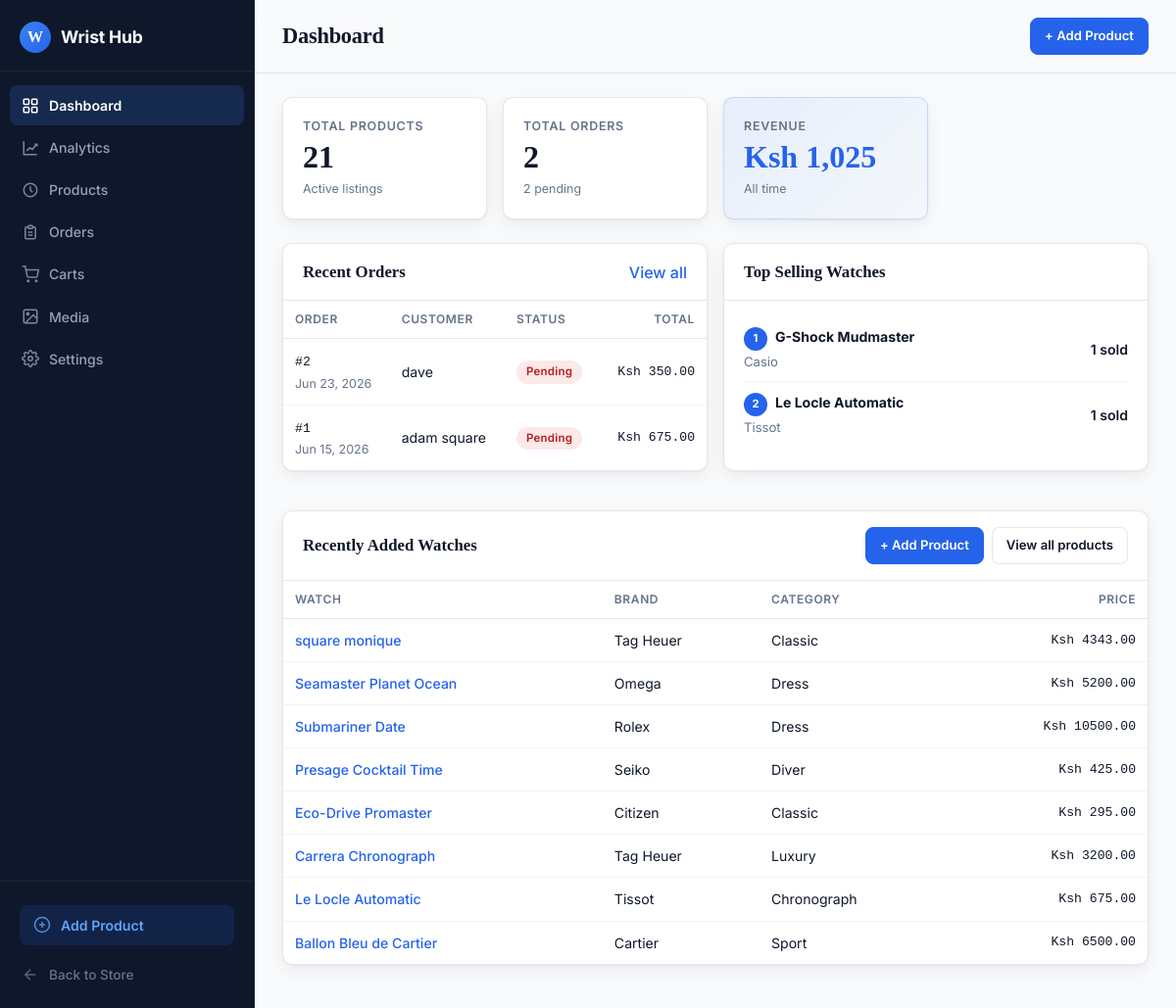
The app's page /panel/dashboard/, older data.
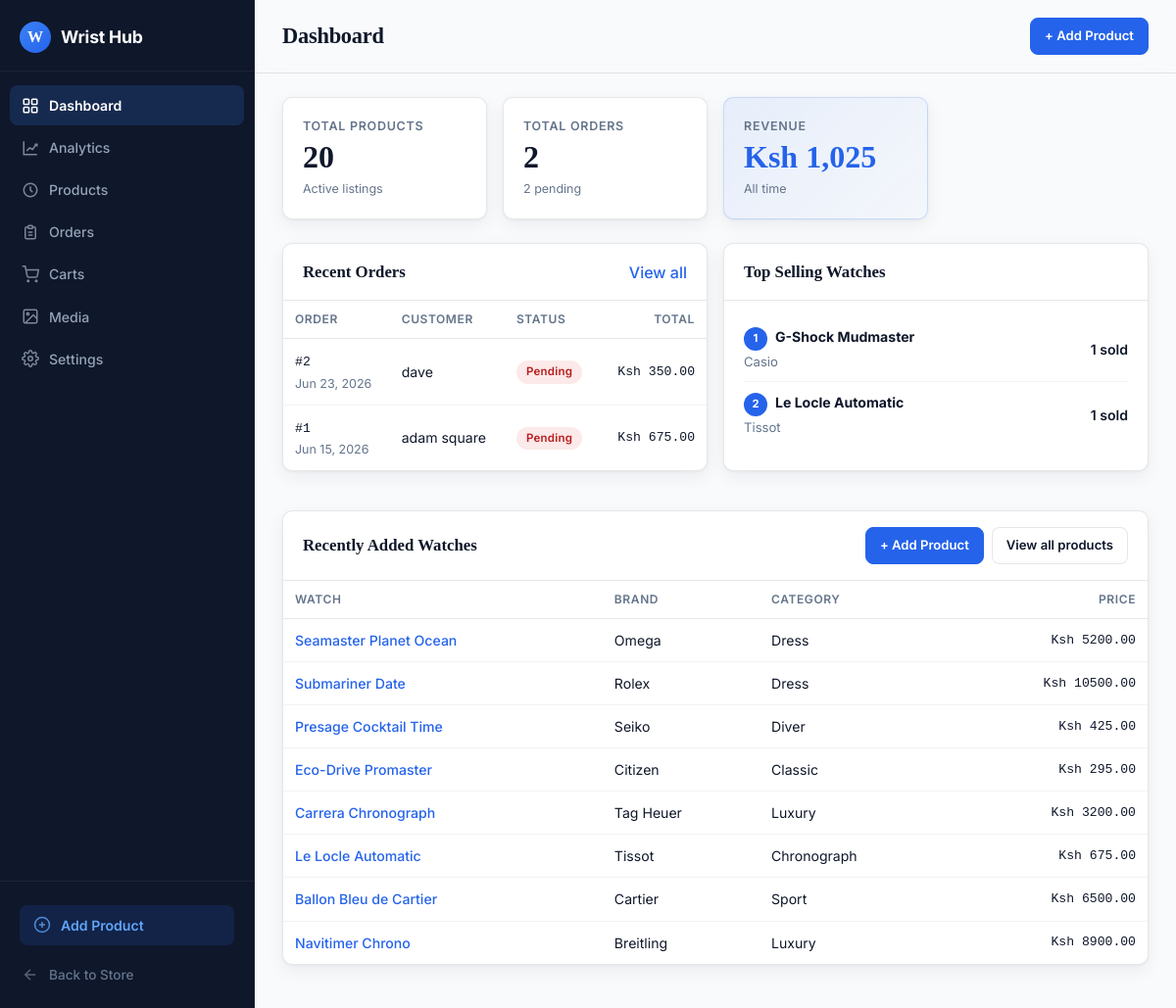
The same page, newer data.
### wshop/models.py (models this page shows, shortened)
class Order(models.Model):
    STATUS_CHOICES = [
        ("pending", "Pending"),
        ("paid", "Paid"),
        ("processing", "Processing"),
        ("shipped", "Shipped"),
        ("delivered", "Delivered"),
        ("cancelled", "Cancelled"),
    ]
    user = models.ForeignKey(
        settings.AUTH_USER_MODEL,
        on_delete=models.SET_NULL,
        related_name="orders",
        blank=True,
        null=True,
    )
    full_name = models.CharField(max_length=120)
    email = models.EmailField()
    phone = models.CharField(max_length=30)
    address = models.CharField(max_length=255)
    city = models.CharField(max_length=100)
    postal_code = models.CharField(max_length=20)
    country = models.CharField(max_length=100)
    status = models.CharField(max_length=20, choices=STATUS_CHOICES, default="pending")
    total = models.DecimalField(
        max_digits=10,
        decimal_places=2,
        validators=[MinValueValidator(0)],
    )
    created_at = models.DateTimeField(auto_now_add=True)
    updated_at = models.DateTimeField(auto_now=True)
    class Meta:
        ordering = ["-created_at"]

class Watch(models.Model):
    MODEL_CHOICES = [
        ("classic", "Classic"),
        ("sport", "Sport"),
        ("luxury", "Luxury"),
        ("dress", "Dress"),
        ("diver", "Diver"),
        ("chronograph", "Chronograph"),
        ("vandross", "Vandross"),
    ]
    GENDER_CHOICES = [
        ("men", "Men"),
        ("women", "Women"),
        ("unisex", "Unisex"),
    ]
    MOVEMENT_CHOICES = [
        ("automatic", "Automatic"),
        ("quartz", "Quartz"),
        ("mechanical", "Mechanical"),
        ("solar", "Solar"),
        ("smart", "Smart"),
    ]
    STRAP_CHOICES = [
        ("leather", "Leather"),
        ("metal", "Metal"),
        ("rubber", "Rubber"),
        ("fabric", "Fabric"),
        ("ceramic", "Ceramic"),
    ]
    STRAP_COLOR_CHOICES = [
        ("silver", "Silver"),
        ("gold", "Gold"),
        ("rose_gold", "Rose Gold"),
        ("black", "Black"),
        ("brown", "Brown"),
        ("blue", "Blue"),
        ("white", "White"),
    ]
    name = models.CharField(max_length=160)
    slug = models.SlugField(max_length=180, unique=True)
    brand = models.ForeignKey(Brand, on_delete=models.PROTECT, related_name="watches")
    category = models.ForeignKey(
        Category,
        on_delete=models.PROTECT,
        related_name="watches",
    )
    model = models.CharField(max_length=30, choices=MODEL_CHOICES, default="classic")
    gender = models.CharField(max_length=10, choices=GENDER_CHOICES, default="unisex")
    movement = models.CharField(max_length=20, choices=MOVEMENT_CHOICES)
    strap_material = models.CharField(max_length=20, choices=STRAP_CHOICES)
    strap_color = models.CharField(
        max_length=20,
        choices=STRAP_COLOR_CHOICES,
        default="silver",
    )
    case_size_mm = models.PositiveSmallIntegerField()
    water_resistance_m = models.PositiveSmallIntegerField(default=0)
    price = models.DecimalField(
        max_digits=10,
        decimal_places=2,
        validators=[MinValueValidator(0)],
    )
    discount_price = models.DecimalField(
        max_digits=10,
        decimal_places=2,
        validators=[MinValueValidator(0)],
        blank=True,
        null=True,
    )
    sku = models.CharField(max_length=60, unique=True)
    featured = models.BooleanField(default=False)
    is_active = models.BooleanField(default=True)
    created_at = models.DateTimeField(auto_now_add=True)
    updated_at = models.DateTimeField(auto_now=True)
    class Meta:
        ordering = ["-created_at"]

class Brand(models.Model):
    name = models.CharField(max_length=100, unique=True)
    slug = models.SlugField(max_length=120, unique=True)
    is_active = models.BooleanField(default=True)
    created_at = models.DateTimeField(auto_now_add=True)
    class Meta:
        ordering = ["name"]

class Category(models.Model):
    name = models.CharField(max_length=100, unique=True)
    slug = models.SlugField(max_length=120, unique=True)
    image = models.ImageField(upload_to="categories/", blank=True, null=True)
    is_active = models.BooleanField(default=True)
    created_at = models.DateTimeField(auto_now_add=True)
    class Meta:
        verbose_name_plural = "Categories"
        ordering = ["name"]

### wshop/views_admin.py (the view)
# urls.py: path("panel/dashboard/", views_admin.admin_dashboard, name="panel-dashboard"),
def admin_dashboard(request):
    total_products = Watch.objects.filter(is_active=True).count()
    total_orders = Order.objects.count()
    pending_orders = Order.objects.filter(status="pending").count()
    total_revenue = Order.objects.aggregate(Sum("total"))["total__sum"] or 0
    recent_orders = Order.objects.select_related("user").order_by("-created_at")[:8]
    top_products = (
        OrderItem.objects.values("watch__name", "watch__brand__name", "watch__slug")
        .annotate(total_sold=Sum("quantity"))
        .order_by("-total_sold")[:6]
    )
    recent_watches = Watch.objects.filter(is_active=True).select_related("brand").order_by("-created_at")[:8]
    context = {
        "total_products": total_products,
        "total_orders": total_orders,
        "pending_orders": pending_orders,
        "total_revenue": total_revenue,
        "recent_orders": recent_orders,
        "top_products": top_products,
        "recent_watches": recent_watches,
        "dashboard_title": "Dashboard",
        "dashboard_active": True,
    }
    return render(request, "panel/dashboard.html", context)

### wshop/analytics.py (called while the page is built)
def should_track_request(request):
    if request.path.startswith(("/admin/", "/panel/", "/static/", "/media/")):
        return False
    if request.path in {"/cart/count/"}:
        return False
    if request.method not in {"GET", "POST"}:
        return False
    return True

### wshop/templatetags/admin_extras.py (called while the page is built)
@register.filter
def intcomma(value):
    try:
        value = int(value)
        return f"{value:,}"
    except (TypeError, ValueError):
        return value

### wshop/templates/panel/dashboard.html (shortened to what the changed rows need)
{% extends "panel/base.html" %}
{% load admin_extras %}
{% block content %}
<div class="stats-grid">
    <div class="stat-card">
        <span class="stat-label">Total Products</span>
        <span class="stat-value">{{ total_products }}</span>
        <span class="stat-change">Active listings</span>
    </div>
</div>
<div class="grid-2">
    <div class="card">
        <div class="table-wrap">
            <table>
                <thead>
                    <tr>
                        <th>Order</th>
                        <th>Customer</th>
                        <th>Status</th>
                        <th class="text-right">Total</th>
                    </tr>
                </thead>
                <tbody>
                    {% for order in recent_orders %}
                    <tr>
                        <td>
                            <span class="font-mono">#{{ order.id }}</span>
                            <br>
                            <span class="text-muted" style="font-size:0.78rem;">{{ order.created_at|date:"M d, Y" }}</span>
                        </td>
                        <td>{{ order.full_name }}</td>
                        <td>
                            <span class="badge
                                {% if order.status == 'delivered' %}badge-success
                                {% elif order.status == 'processing' %}badge-info
                                {% elif order.status == 'shipped' %}badge-warning
                                {% elif order.status == 'pending' %}badge-danger
                                {% else %}badge-default{% endif %}">
                                {{ order.get_status_display }}
                            </span>
                        </td>
                        <td class="text-right font-mono">Ksh {{ order.total|floatformat:2 }}</td>
                    </tr>
                    {% empty %}
                    <tr>
                        <td colspan="4">
                            <div class="empty-state">No orders yet.</div>
                        </td>
                    </tr>
                    {% endfor %}
                </tbody>
            </table>
        </div>
    </div>
    <div class="card">
        <div class="card-body">
            <ul class="mini-list">
                {% for item in top_products %}
                <li>
                    <span>
                        <span class="top-product-pos">{{ forloop.counter }}</span>
                        <strong>{{ item.watch__name }}</strong>
                        <br>
                        <span class="label">{{ item.watch__brand__name }}</span>
                    </span>
                    <span class="value">{{ item.total_sold }} sold</span>
                </li>
                {% empty %}
                <li class="text-muted" style="justify-content:center;">No sales data yet.</li>
                {% endfor %}
            </ul>
        </div>
    </div>
</div>
<div class="card">
    <div class="table-wrap">
        <table>
            <thead>
                <tr>
                    <th>Watch</th>
                    <th>Brand</th>
                    <th>Category</th>
                    <th class="text-right">Price</th>
                </tr>
            </thead>
            <tbody>
                {% for watch in recent_watches %}
                <tr>
                    <td>
                        <a href="{% url 'panel-products' %}" class="link">{{ watch.name }}</a>
                    </td>
                    <td>{{ watch.brand.name }}</td>
                    <td>{{ watch.category.name }}</td>
                    <td class="text-right font-mono">Ksh {{ watch.price|floatformat:2 }}</td>
                </tr>
                {% empty %}
                <tr>
                    <td colspan="4">
                        <div class="empty-state">No products yet.</div>
                    </td>
                </tr>
                {% endfor %}
            </tbody>
        </table>
    </div>
</div>
{% endblock %}

Row changes from the older to the newer data that the page shows:
removed Watch: name "square monique", brand.name "Tag Heuer", category.name "Classic", price "4343.00"
now on this page (row unchanged): Watch: name "Navitimer Chrono", brand.name "Breitling", category.name "Luxury", price "8900.00"
Text that changed along with them:
{{ total_products }}: "21" → "20"
